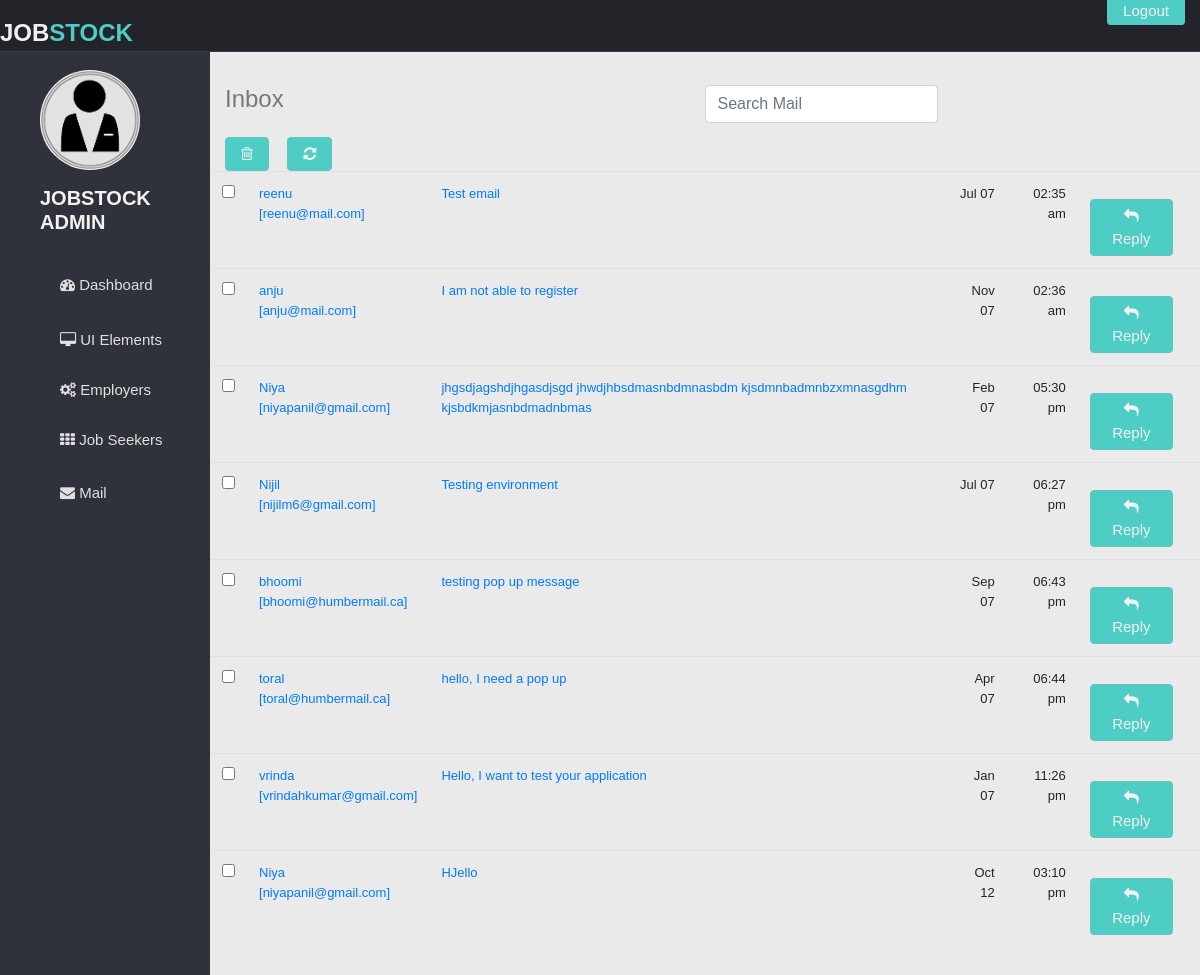
The app's page /admin/inbox.php with its own data.
### tables this page shows
CREATE TABLE `contact_us` (
  `query_id` int(11) NOT NULL,
  `query` varchar(300) NOT NULL,
  `email` varchar(30) NOT NULL,
  `name` varchar(20) NOT NULL,
  `answer` varchar(300) DEFAULT NULL,
  `status` varchar(20) NOT NULL,
  `time` timestamp NOT NULL DEFAULT CURRENT_TIMESTAMP
);

### admin/inbox.php (the view, shortened to what this page needs)
<!DOCTYPE html>
<html lang="en">
<head>
    <link rel="stylesheet" href="https://cdnjs.cloudflare.com/ajax/libs/font-awesome/4.7.0/css/font-awesome.min.css">
    <link rel="stylesheet" href="https://stackpath.bootstrapcdn.com/bootstrap/4.3.1/css/bootstrap.min.css">
    <link rel="stylesheet" href="https://cdn.datatables.net/1.10.20/css/jquery.dataTables.min.css">
    <link href="../css/adminHeader.css" rel="stylesheet">
    <link href="../css/adminMainContent.css" rel="stylesheet">
</head>
<body>
<?php
include "adminHeader.php";
include "sidebar.php";
$db = Database::getDb();
$sql = "Select * from contact_us order by time ";
$pst = $db->prepare($sql);
$pst->execute();
$data = $pst->fetchAll(PDO::FETCH_OBJ);
?>
<section id="main-content">
    <section class="wrapper">
        <div class="row mt">
            <div class="col-sm-9">
                <section class="panel">
                    <header class="panel-heading wht-bg">
                        <h4 class="gen-case">
                            Inbox
                            <form action="#" class="pull-right mail-src-position">
                                <div class="input-append">
                                    <input type="search" class="form-control" placeholder="Search Mail">
                                </div>
                            </form>
                        </h4>
                    </header>
                            <div class="chk-all">
                                <div class="btn-group">
                                    <a data-toggle="dropdown" href="#" class="btn mini all">
                                        <i class="fa fa-trash-o"></i>
                                    </a>
                                </div>
                              <div class="btn-group">
                                <a data-original-title="Refresh" data-placement="top" data-toggle="dropdown" href="inbox.php" class="btn mini tooltips">
                                    <i class=" fa fa-refresh"></i>
                                </a>
                              </div>
                            </div>
                        </div>
                        <div class="table-inbox-wrap ">
                            <table class="table table-inbox table-hover" id="dtBasicExample">
                                <tbody>
                                <?php
                                foreach ($data as $mail) {
                                     $monthNum = strtotime($mail->time);
                                    $monthName = date('M', mktime(0, 0, 0, $monthNum, 10));
                                    $time = date('h:i a', $monthNum);
                                ?>
                                <tr class="unread" id="<?php echo $mail->query_id ?>">
                                    <td class="inbox-small-cells">
                                        <input type="checkbox" class="mail-checkbox">
                                    <td class="view-message  dont-show"><a href="../mail_view.php"><?php echo $mail->name ?><br/><?php echo '['.$mail->email.']' ?><br/></a></td>
                                    <td class="view-message "><a href="#" data-toggle ='modal' data-target='#myModal' id="<?php echo $mail->query_id ?>" onclick="showMessage(this);"><?php echo $mail->query ?></a></td>
                                    <td class="view-message inbox-small-cells"></td>
                                    <td class="view-message text-right"><?php echo $monthName." ".date('d', strtotime($mail->time)); ?></td>
                                    <td class="view-message  text-right"><?php echo $time; ?></td>
                                    <td class="view-message  text-right"><a href="#" class="btn" data-toggle ='modal' data-target='#myModal2' id="<?php echo $mail->query_id ?>" onclick="sendReply(this);"><i class="fa fa-reply"></i> Reply</a></td>
                                </tr>
<?php } ?>
                                </tbody>
                            </table>
                </section>
    </section>
</body>
</html>

### css/adminHeader.css (style rules this page uses)
body { color: #797979; background: #eaeaea; font-family: 'Ruda', sans-serif; padding: 0px !important; margin: 0px !important; font-size:13px; }

### css/adminMainContent.css (style rules this page uses)
#main-content { height: 100vh; margin-left: 210px; position: relative; }
.wrapper { display: inline-block; margin-top: 60px; padding-left: 15px; padding-right: 15px; padding-bottom: 15px; padding-top: 0px; width: 100%; }
.mt { margin-top: 25px; }
.btn { color: #f2f2f2; font-size: 15px; border-radius: 4px; -webkit-border-radius: 4px; border: 1px solid #64c3c2; padding: 5px 15px; margin-right: 15px; background: #4ECDC4; margin-top: 15px; }

### records on screen
contact_us: name "reenu", email "reenu@mail.com", query "Test email", time "Jul", time "07", time "02:35 am"
contact_us: name "anju", email "anju@mail.com", query "I am not able to register", time "Nov", time "07", time "02:36 am"
contact_us: name "Niya", email "niyapanil@gmail.com", query "jhgsdjagshdjhgasdjsgd jhwdjhbsdmasnbdmnasbdm kjsdmnbadmnbzxmnasgdhm kjsbdkmjasnbdmadnbmas", time "Feb", time "07", time "05:30 pm"
contact_us: name "Nijil", email "nijilm6@gmail.com", query "Testing environment", time "Jul", time "07", time "06:27 pm"
contact_us: name "bhoomi", email "bhoomi@humbermail.ca", query "testing pop up message", time "Sep", time "07", time "06:43 pm"
contact_us: name "toral", email "toral@humbermail.ca", query "hello, I need a pop up", time "Apr", time "07", time "06:44 pm"
contact_us: name "vrinda", email "vrindahkumar@gmail.com", query "Hello, I want to test your application", time "Jan", time "07", time "11:26 pm"
contact_us: name "Niya", email "niyapanil@gmail.com", query "HJello", time "Oct", time "12", time "03:10 pm"
